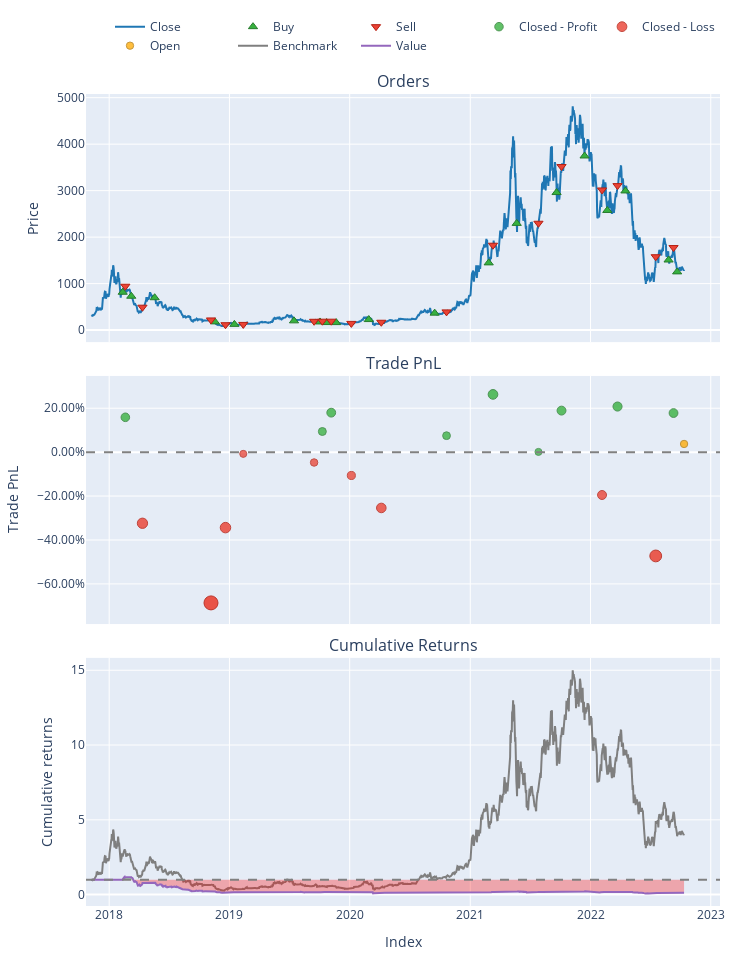

Notebook cell for this chart:
### Code cell
def plot_pf(met):
    mets = met[0]
    for key,value in mets.items():
        print(key, " => ", value)
    met[1].plot().show()
    
plot_pf(eth)

### Figure 1 — Plotly figure (JSON) as saved in the notebook; plotly's stock layout.template omitted (floating-point values rounded to 4 significant figures; data arrays with more than 128 entries replaced by an {"elided": "..."} marker saying what was removed)
{"data": [{"legendgroup": "0", "line": {"color": "#1f77b4"}, "name": "Close", "showlegend": true, "type": "scatter", "uid": "3511eebd-c036-44fa-b6be-d1b039c8cddf", "x": {"elided": "1799 str values"}, "xaxis": "x", "y": {"elided": "1799 float values"}, "yaxis": "y"}, {"customdata": [[0, 0.1228, 0], [2, 0.1589, 0], [4, 0.1125, 0], [6, 0.1388, 0], [8, 0.1305, 0], [10, 0.08033, 0], [12, 0.08702, 0], [14, 0.1027, 0], [16, 0.1219, 0], [18, 0.07755, 0], [20, 0.03595, 0], [22, 0.009751, 0], [24, 0.007757, 0], [26, 0.006025, 0], [28, 0.00566, 0], [30, 0.006629, 0], [32, 0.006883, 0], [34, 0.007207, 0], [36, 0.01022, 0]], "hovertemplate": "Order Id: %{customdata[0]}<br>Timestamp: %{x}<br>Price: %{y}<br>Size: %{customdata[1]:.6f}<br>Fees: %{customdata[2]:.6f}", "legendgroup": "1", "marker": {"color": "#37B13F", "line": {"color": "rgb(38,123,44)", "width": 1}, "size": 8, "symbol": "triangle-up"}, "mode": "markers", "name": "Buy", "type": "scatter", "uid": "a20139c7-bc60-4982-b235-8eff13d4567c", "x": ["2018-02-11T00:00:00+00:00", "2018-03-09T00:00:00+00:00", "2018-05-19T00:00:00+00:00", "2018-11-18T00:00:00+00:00", "2019-01-16T00:00:00+00:00", "2019-07-16T00:00:00+00:00", "2019-10-03T00:00:00+00:00", "2019-10-23T00:00:00+00:00", "2019-11-21T00:00:00+00:00", "2020-02-28T00:00:00+00:00", "2020-09-15T00:00:00+00:00", "2021-02-26T00:00:00+00:00", "2021-05-22T00:00:00+00:00", "2021-09-20T00:00:00+00:00", "2021-12-14T00:00:00+00:00", "2022-02-21T00:00:00+00:00", "2022-04-17T00:00:00+00:00", "2022-08-26T00:00:00+00:00", "2022-09-21T00:00:00+00:00"], "xaxis": "x", "y": [814.7, 728.9, 696.5, 177.1, 123.5, 199.2, 175.2, 162.4, 161.5, 226.8, 364.8, 1446.0, 2296.0, 2959.0, 3745.0, 2574.0, 2993.0, 1508.0, 1253.0], "yaxis": "y"}, {"customdata": [[1, 0.1228, 0], [3, 0.1589, 0], [5, 0.1125, 0], [7, 0.1388, 0], [9, 0.1305, 0], [11, 0.08033, 0], [13, 0.08702, 0], [15, 0.1027, 0], [17, 0.1219, 0], [19, 0.07755, 0], [21, 0.03595, 0], [23, 0.009751, 0], [25, 0.007757, 0], [27, 0.006025, 0], [29, 0.00566, 0], [31, 0.006629, 0], [33, 0.006883, 0], [35, 0.007207, 0]], "hovertemplate": "Order Id: %{customdata[0]}<br>Timestamp: %{x}<br>Price: %{y}<br>Size: %{customdata[1]:.6f}<br>Fees: %{customdata[2]:.6f}", "legendgroup": "2", "marker": {"color": "#EA4335", "line": {"color": "rgb(181,31,18)", "width": 1}, "size": 8, "symbol": "triangle-down"}, "mode": "markers", "name": "Sell", "type": "scatter", "uid": "113c2c94-59dc-4e27-8d04-6920be10fefb", "x": ["2018-02-19T00:00:00+00:00", "2018-04-12T00:00:00+00:00", "2018-11-06T00:00:00+00:00", "2018-12-20T00:00:00+00:00", "2019-02-12T00:00:00+00:00", "2019-09-15T00:00:00+00:00", "2019-10-10T00:00:00+00:00", "2019-11-06T00:00:00+00:00", "2020-01-06T00:00:00+00:00", "2020-04-06T00:00:00+00:00", "2020-10-21T00:00:00+00:00", "2021-03-11T00:00:00+00:00", "2021-07-27T00:00:00+00:00", "2021-10-05T00:00:00+00:00", "2022-02-05T00:00:00+00:00", "2022-03-24T00:00:00+00:00", "2022-07-18T00:00:00+00:00", "2022-09-10T00:00:00+00:00"], "xaxis": "x", "y": [943.9, 492.9, 218.5, 116.2, 122.6, 189.8, 191.7, 191.6, 144.3, 169.1, 392.2, 1826.0, 2298.0, 3519.0, 3015.0, 3108.0, 1579.0, 1776.0], "yaxis": "y"}, {"customdata": [[0, 0, 15.86, 0.1586], [6, 6, 1.432, 0.09395], [7, 7, 2.998, 0.1797], [10, 10, 0.9833, 0.07497], [11, 11, 3.707, 0.2629], [12, 12, 0.02038, 0.001145], [13, 13, 3.371, 0.1891], [15, 15, 3.542, 0.2076], [17, 17, 1.934, 0.178]], "hovertemplate": "Exit Trade Id: %{customdata[0]}<br>Position Id: %{customdata[1]}<br>Exit Timestamp: %{x}<br>PnL: %{customdata[2]:.6f}<br>Return: %{customdata[3]:.2%}", "legendgroup": "3", "marker": {"color": "#37B13F", "line": {"color": "rgb(38,123,44)", "width": 1}, "opacity": [0.7845, 0.7703, 0.7891, 0.7662, 0.8073, 0.75, 0.7911, 0.7952, 0.7887], "size": [8.608, 7.948, 8.825, 7.754, 9.674, 7, 8.92, 9.109, 8.807], "symbol": "circle"}, "mode": "markers", "name": "Closed - Profit", "type": "scatter", "uid": "9b0a5cf6-ae10-4135-8a6d-f4e65044f785", "x": ["2018-02-19T00:00:00+00:00", "2019-10-10T00:00:00+00:00", "2019-11-06T00:00:00+00:00", "2020-10-21T00:00:00+00:00", "2021-03-11T00:00:00+00:00", "2021-07-27T00:00:00+00:00", "2021-10-05T00:00:00+00:00", "2022-03-24T00:00:00+00:00", "2022-09-10T00:00:00+00:00"], "xaxis": "x2", "y": [0.1586, 0.09395, 0.1797, 0.07497, 0.2629, 0.001145, 0.1891, 0.2076, 0.178], "yaxis": "y2"}, {"customdata": [[1, 1, -37.51, -0.3237], [2, 2, -53.78, -0.6864], [3, 3, -8.445, -0.3437], [4, 4, -0.1273, -0.00789], [5, 5, -0.7551, -0.04719], [8, 8, -2.091, -0.1063], [9, 9, -4.469, -0.2541], [14, 14, -4.136, -0.1951], [16, 16, -9.737, -0.4726]], "hovertemplate": "Exit Trade Id: %{customdata[0]}<br>Position Id: %{customdata[1]}<br>Exit Timestamp: %{x}<br>PnL: %{customdata[2]:.6f}<br>Return: %{customdata[3]:.2%}", "legendgroup": "4", "marker": {"color": "#EA4335", "line": {"color": "rgb(181,31,18)", "width": 1}, "opacity": [0.8206, 0.9, 0.825, 0.7515, 0.7601, 0.773, 0.8054, 0.7925, 0.8532], "size": [10.3, 14, 10.5, 7.069, 7.47, 8.074, 9.584, 8.982, 11.82], "symbol": "circle"}, "mode": "markers", "name": "Closed - Loss", "type": "scatter", "uid": "4d13e707-39fa-485b-8293-7f741c6b25b9", "x": ["2018-04-12T00:00:00+00:00", "2018-11-06T00:00:00+00:00", "2018-12-20T00:00:00+00:00", "2019-02-12T00:00:00+00:00", "2019-09-15T00:00:00+00:00", "2020-01-06T00:00:00+00:00", "2020-04-06T00:00:00+00:00", "2022-02-05T00:00:00+00:00", "2022-07-18T00:00:00+00:00"], "xaxis": "x2", "y": [-0.3237, -0.6864, -0.3437, -0.00789, -0.04719, -0.1063, -0.2541, -0.1951, -0.4726], "yaxis": "y2"}, {"customdata": [[18, 18, 0.4771, 0.03727]], "hovertemplate": "Exit Trade Id: %{customdata[0]}<br>Position Id: %{customdata[1]}<br>Exit Timestamp: %{x}<br>PnL: %{customdata[2]:.6f}<br>Return: %{customdata[3]:.2%}", "legendgroup": "5", "marker": {"color": "#FFAA00", "line": {"color": "rgb(178,118,0)", "width": 1}, "opacity": [0.7579], "size": [7.369], "symbol": "circle"}, "mode": "markers", "name": "Open", "type": "scatter", "uid": "433d6b8c-5638-4fcc-82c4-cc3487e28b9a", "x": ["2022-10-12T00:00:00+00:00"], "xaxis": "x2", "y": [0.03727], "yaxis": "y2"}, {"legendgroup": "6", "line": {"color": "#7f7f7f"}, "name": "Benchmark", "showlegend": true, "type": "scatter", "uid": "4ea3fe54-2e50-4041-957c-a51f61865ea4", "x": {"elided": "1799 str values"}, "xaxis": "x3", "y": {"elided": "1799 float values"}, "yaxis": "y3"}, {"hoverinfo": "skip", "legendgroup": "7", "line": {"color": "rgba(0, 0, 0, 0)", "width": 0}, "opacity": 0, "showlegend": false, "type": "scatter", "uid": "26b529d9-a27c-4655-a8a2-ba80f8232e2b", "x": {"elided": "1799 str values"}, "xaxis": "x3", "y": {"elided": "1799 int values"}, "yaxis": "y3"}, {"connectgaps": false, "fill": "tonexty", "fillcolor": "rgba(0, 128, 0, 0.3)", "hoverinfo": "skip", "legendgroup": "7", "line": {"color": "rgba(0, 0, 0, 0)", "width": 0}, "opacity": 0, "showlegend": false, "type": "scatter", "uid": "2f3db15b-f37f-4cd7-b958-9c8b5e876d69", "x": {"elided": "1799 str values"}, "xaxis": "x3", "y": {"elided": "1799 float values"}, "yaxis": "y3"}, {"hoverinfo": "skip", "legendgroup": "7", "line": {"color": "rgba(0, 0, 0, 0)", "width": 0}, "opacity": 0, "showlegend": false, "type": "scatter", "uid": "954d9742-3e3b-47a8-bbf6-710543bc2b61", "x": {"elided": "1799 str values"}, "xaxis": "x3", "y": {"elided": "1799 int values"}, "yaxis": "y3"}, {"connectgaps": false, "fill": "tonexty", "fillcolor": "rgba(255, 0, 0, 0.3)", "hoverinfo": "skip", "legendgroup": "7", "line": {"color": "rgba(0, 0, 0, 0)", "width": 0}, "opacity": 0, "showlegend": false, "type": "scatter", "uid": "bfeab1e0-7737-4737-a372-ec586cbb8068", "x": {"elided": "1799 str values"}, "xaxis": "x3", "y": {"elided": "1799 float values"}, "yaxis": "y3"}, {"legendgroup": "8", "line": {"color": "#9467bd"}, "name": "Value", "showlegend": true, "type": "scatter", "uid": "79a893b7-047e-46da-9a42-0a997462142a", "x": {"elided": "1799 str values"}, "xaxis": "x3", "y": {"elided": "1799 float values"}, "yaxis": "y3"}, {"hoverinfo": "skip", "legendgroup": "7", "line": {"color": "rgba(0, 0, 0, 0)", "width": 0}, "opacity": 0, "showlegend": false, "type": "scatter", "uid": "546ccd5f-f5b0-4084-acf5-8bbfe66b9467", "x": {"elided": "1799 str values"}, "xaxis": "x3", "y": {"elided": "1799 int values"}, "yaxis": "y3"}], "layout": {"annotations": [{"font": {"size": 16}, "showarrow": false, "text": "Orders", "x": 0.5, "xanchor": "center", "xref": "paper", "y": 1, "yanchor": "bottom", "yref": "paper"}, {"font": {"size": 16}, "showarrow": false, "text": "Trade PnL", "x": 0.5, "xanchor": "center", "xref": "paper", "y": 0.6528, "yanchor": "bottom", "yref": "paper"}, {"font": {"size": 16}, "showarrow": false, "text": "Cumulative Returns", "x": 0.5, "xanchor": "center", "xref": "paper", "y": 0.3056, "yanchor": "bottom", "yref": "paper"}], "height": 960, "legend": {"orientation": "h", "traceorder": "normal", "x": 1, "xanchor": "right", "y": 1.042, "yanchor": "bottom"}, "margin": {"b": 30, "l": 30, "r": 30, "t": 30}, "shapes": [{"line": {"color": "gray", "dash": "dash"}, "type": "line", "x0": 0, "x1": 1, "xref": "paper", "y0": 0, "y1": 0, "yref": "y2"}, {"line": {"color": "gray", "dash": "dash"}, "type": "line", "x0": 0, "x1": 1, "xref": "paper", "y0": 1, "y1": 1, "yref": "y3"}], "showlegend": true, "width": 750, "xaxis": {"anchor": "y", "autorange": true, "domain": [0, 1], "matches": "x3", "range": ["2017-10-22 06:41:31.0228", "2023-01-30 12:08:27.8714"], "showticklabels": false, "type": "date"}, "xaxis2": {"anchor": "y2", "autorange": true, "domain": [0, 1], "matches": "x3", "range": ["2017-10-22 06:41:31.0228", "2023-01-30 12:08:27.8714"], "showticklabels": false, "type": "date"}, "xaxis3": {"anchor": "y3", "autorange": true, "domain": [0, 1], "range": ["2017-10-22 06:41:31.0228", "2023-01-30 12:08:27.8714"], "title": {"text": "Index"}, "type": "date"}, "yaxis": {"anchor": "x", "autorange": true, "domain": [0.6944, 1], "range": [-258.1, 5079.0], "title": {"text": "Price"}, "type": "linear"}, "yaxis2": {"anchor": "x2", "autorange": true, "domain": [0.3472, 0.6528], "range": [-0.7826, 0.3469], "tickformat": ".2%", "title": {"text": "Trade PnL"}, "type": "linear"}, "yaxis3": {"anchor": "x3", "autorange": true, "domain": [0, 0.3056], "range": [-0.7609, 15.83], "title": {"text": "Cumulative returns"}, "type": "linear"}}}
